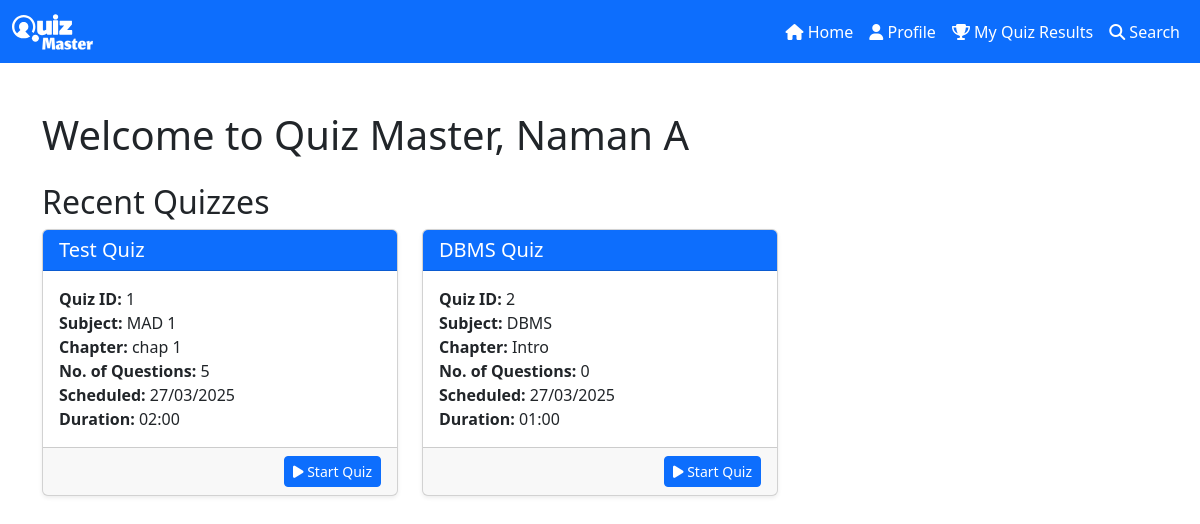
The page /home (signed in) on the database its author committed.
### models.py (models this page shows)
class User(db.Model):
    username = db.Column(db.String(80), unique=True, nullable=False, primary_key=True)
    fullname = db.Column(db.String(80), nullable=False)
    email = db.Column(db.String(120), unique=True, nullable=False)
    passhash = db.Column(db.String(80), nullable=False)
    is_admin = db.Column(db.Boolean, default=False)
    scores = db.relationship("Score", backref="user", lazy=True)

class Quiz(db.Model):
    id = db.Column(db.Integer, primary_key=True, autoincrement=True)
    chapter_id = db.Column(db.Integer, db.ForeignKey("chapter.id"), nullable=False)
    name = db.Column(db.String(80), unique=True, nullable=False)
    description = db.Column(db.String(120), default="Not available")
    included_questions = db.relationship("Question", backref="quiz", lazy=True)
    quiz_schedule_date = db.Column(db.DateTime, nullable=False)
    quiz_duration = db.Column(db.Integer, nullable=False)

class Subject(db.Model):
    id = db.Column(db.Integer, primary_key=True, autoincrement=True)
    name = db.Column(db.String(80), unique=True, nullable=False)
    description = db.Column(db.String(120), default="Not available")
    chapters = db.relationship("Chapter", backref="subject", lazy=True)

class Chapter(db.Model):
    id = db.Column(db.Integer, primary_key=True, autoincrement=True)
    name = db.Column(db.String(80), unique=True, nullable=False)
    description = db.Column(db.String(120), default="Not available")
    subject_id = db.Column(db.Integer, db.ForeignKey("subject.id"), nullable=False)
    quizzes = db.relationship("Quiz", backref="chapter", lazy=True)

### routes.py (the view)
    @app.route("/home")
    @auth_required
    def home():
        if "admin" in session and session["admin"] is True:
            return redirect(url_for("admin_home"))
        else:
            subject = Subject.query.all()
            user = User.query.get(session["user_id"])
            recent_quizzes = (
                Quiz.query.order_by(Quiz.quiz_schedule_date.asc()).limit(5).all()
            )
            if "quiz_responses" in session:
                session.pop("quiz_responses")
            return render_template(
                "user_dashboard/home.html",
                subject=subject,
                user=user,
                recent_quizzes=recent_quizzes,
            )

### templates/user_dashboard/home.html (shortened to what this page needs)
{% extends 'base.html' %}
{% block content %}
<div class="container mt-5">
    <h1 class="mb-4">Welcome to Quiz Master, {{ user.fullname }}</h1>
    <div class="recent-quizzes">
        <h2>Recent Quizzes</h2>
        {% if recent_quizzes %}
        <div class="row">
            {% for quiz in recent_quizzes %}
            <div class="col-md-4">
                <div class="card mb-4 shadow-sm">
                    <div class="card-header bg-primary text-white">
                        <h5 class="card-title mb-0">{{ quiz.name }}</h5>
                    </div>
                    <div class="card-body">
                        <p class="card-text">
                            <strong>Quiz ID:</strong> {{ quiz.id }}<br>
                            <strong>Subject:</strong> {{ quiz.chapter.subject.name }}<br>
                            <strong>Chapter:</strong> {{ quiz.chapter.name }}<br>
                            <strong>No. of Questions:</strong> {{ quiz.included_questions|length }}<br>
                            <strong>Scheduled:</strong> {{ quiz.quiz_schedule_date.strftime('%d/%m/%Y') }}<br>
                            <strong>Duration:</strong> {{ "%02d:%02d"|format(quiz.quiz_duration // 60,
                            quiz.quiz_duration % 60) }}
                        </p>
                    </div>
                    <div class="card-footer text-end">
                        <a href="{{ url_for('start_quiz', quiz_id=quiz.id) }}" class="btn btn-primary btn-sm">
                            <i class="fas fa-play"></i> Start Quiz
                        </a>
                    </div>
                </div>
            </div>
            {% endfor %}
        </div>
        {% else %}
        <p>No recent quizzes available.</p>
        {% endif %}
    </div>
</div>
{% endblock %}

### rows shown on the page
User: fullname "Naman A"
Quiz: name "Test Quiz", id "1", chapter.subject.name "MAD 1", chapter.name "chap 1", included_questions|length "5", quiz_schedule_date "27/03/2025", quiz_duration "02:00"
Quiz: name "DBMS Quiz", id "2", chapter.subject.name "DBMS", chapter.name "Intro", included_questions|length "0", quiz_schedule_date "27/03/2025", quiz_duration "01:00"
